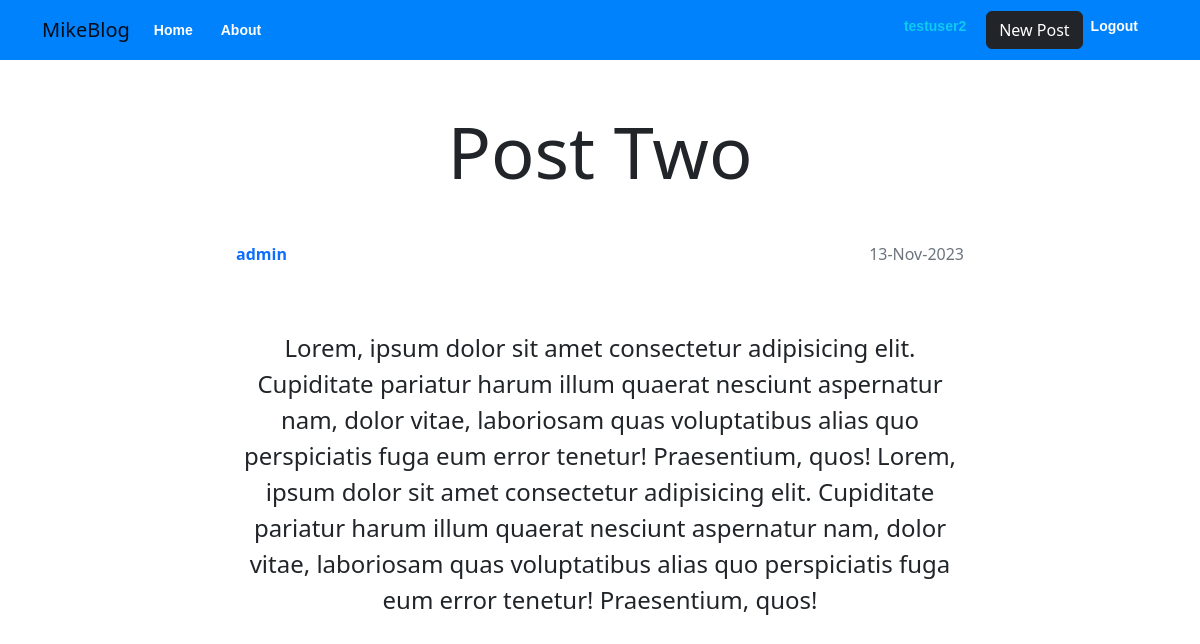
The app's page /post/2 (signed in) with its own data.
### fblog/models.py (models this page shows, shortened)
class User(db.Model, UserMixin):
    id = db.Column(db.Integer, primary_key=True)
    username = db.Column(db.String(100), unique=True, nullable=False)
    email = db.Column(db.String(200), unique=True, nullable=False)
    password = db.Column(db.String(60), nullable=False)
    image = db.Column(db.String(200), default='default.jpg', nullable=False)
    date_added = db.Column(db.DateTime, default=datetime.utcnow)
    is_active = db.Column(db.Boolean, default=True)
    is_admin = db.Column(db.Boolean, default=False)
    posts = db.relationship('Post', backref='author', lazy=True)

class Post(db.Model):
    id = db.Column(db.Integer, primary_key=True)
    title = db.Column(db.String(100), unique=True, nullable=False)
    content = db.Column(db.Text, nullable=False)
    image = db.Column(db.String(200), default='postdefault.jpg', nullable=False)
    date_posted = db.Column(db.DateTime, default=datetime.utcnow)
    user_id =db.Column(db.Integer, db.ForeignKey('user.id'), nullable=False)

### fblog/routes.py (the view)
@app.route("/post/<int:id>")
@login_required
def post_details(id):
    post = Post.query.get_or_404(id)
    return render_template("post_details.html", post=post, title="post details")

### fblog/models.py (called while the page is built)
@login_manager.user_loader
def load_user(user_id):
    return User.query.get(int(user_id))

### fblog/templates/post_details.html (shortened to what this page needs)
{% extends "base.html"  %}
{% block content %}
<div class="container py-5">
    <section class="row g-5">
        <article class="col-12 col-md-8 mx-auto text-center">
            {% if post %}
                <header class=" display-2">{{post.title}}</header>
                <div class="d-flex justify-content-between py-5">
                    <p class="fw-bold text-primary">{{post.author.username}}</p>
                    <p class="text-muted">{{post.date_posted.strftime('%d-%b-%Y')}}</p>
                </div>
                <div>
                    <p class="fs-4">
                        {{post.content}}
                    </p>
                </div>
            {% else %}
                <div><h1>404 POST NOT FOUND</h1></div>
            {% endif %}
        </article>
    </section>
</div>
{% endblock content %}

### fblog/templates/base.html (shortened to what this page needs)
<!DOCTYPE html>
<html lang="en">
<head>
    <link rel="stylesheet" href="{{url_for('static', filename='/css/css/bootstrap.min.css')}}">
    <link rel="stylesheet" href="{{url_for('static', filename='css/main.css')}}">
  </head>
<body>
    <nav class="navbar navbar-expand-lg">
        <div class="container">
          <a class="navbar-brand" href="#">MikeBlog</a>
          <div class="collapse navbar-collapse" id="navbarNav">
            <ul class="navbar-nav">
              <li class="nav-item">
                <a class="nav-link" aria-current="page" href="/">Home</a>
              </li>
              <li class="nav-item">
                <a class="nav-link" href="{{url_for('about')}}">About</a>
              </li>
            </ul>
            <ul class="navbar-nav ms-auto">
              {% if current_user.is_authenticated %}
              <li class="nav-item">
                <a class="nav-link text-info fw-bold disabled" aria-current="page" href="#">{{current_user.username}}</a>
              </li>
              <li class="nav-item">
                <a class="btn btn-dark text-center" aria-current="page" href="{{url_for('create_post')}}">New Post</a>
              </li>
              <li class="nav-item">
                <a class="nav-link" aria-current="page" href="{{url_for('logout')}}">Logout</a>
              </li>
              {% endif %}
            </ul>
          </div>
        </div>
      </nav>
    <div>
        {% block content %}
        {% endblock content %}
    </div>
</body>
</html>

### fblog/static/css/main.css (style rules this page uses)
.navbar-expand-lg { background: #0082fc; padding: 10px !important; }
.nav-link { color: #fff; font-size: 14px; padding-top: 5px; padding-bottom: 5px; padding-right: 20px !important; font-weight: bold; font-family: 'Quicksand', sans-serif; }

### records on screen
User: username "testuser2"
Post: title "Post Two", date_posted "13-Nov-2023", content "Lorem, ipsum dolor sit amet consectetur adipisicing elit. Cupiditate pariatur harum illum quaerat nesciunt aspernatur nam, dolor vitae, laboriosam quas voluptatibus alias quo perspiciatis fuga eum error tenetur! Praesentium, quos! Lorem, ipsum dolor sit amet consectetur adipisicing elit. Cupiditate pariatur harum illum quaerat nesciunt aspernatur nam, dolor vitae, laboriosam quas voluptatibus alias quo perspiciatis fuga eum error tenetur! Praesentium, quos!"
User: author.username "admin"
